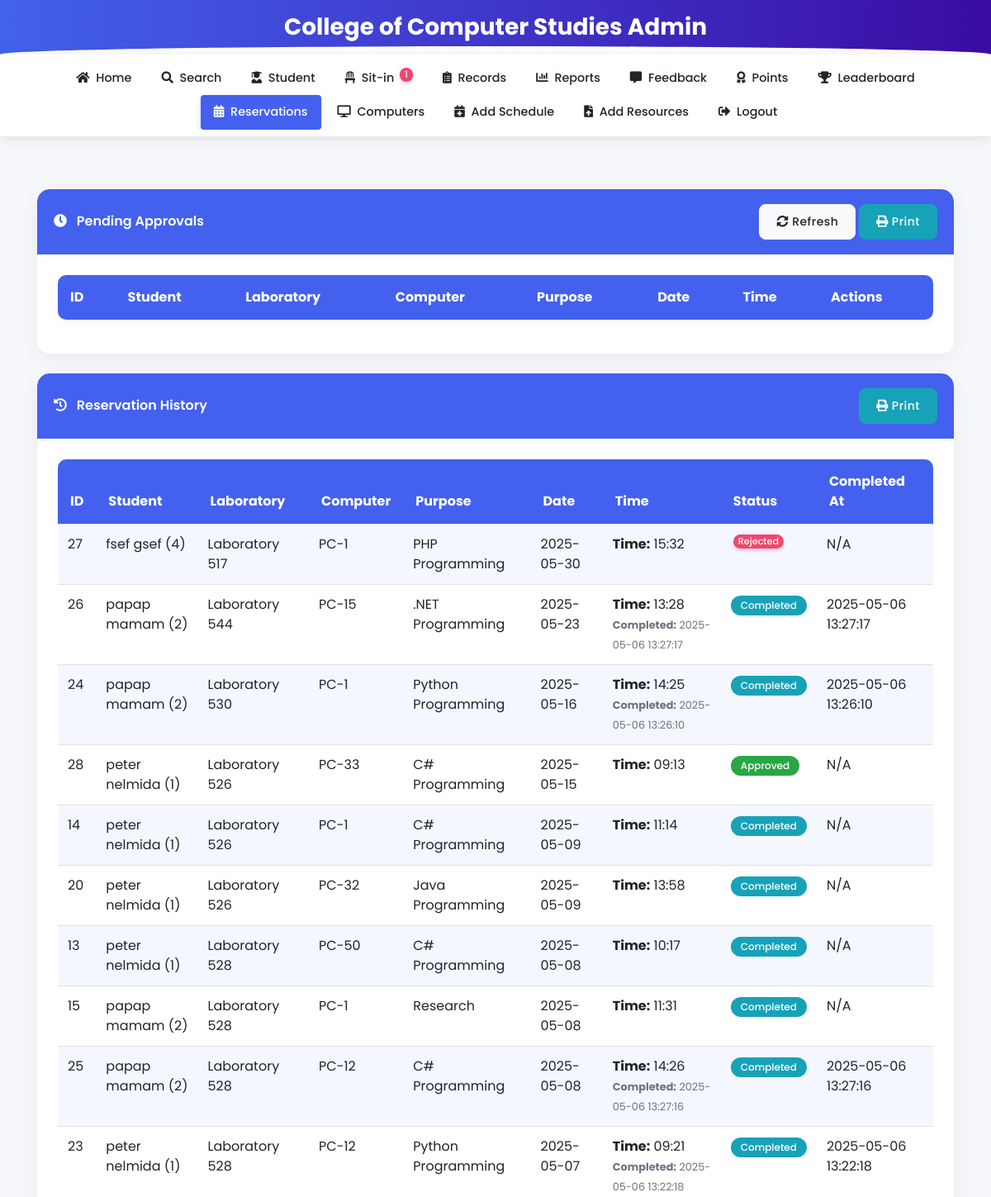
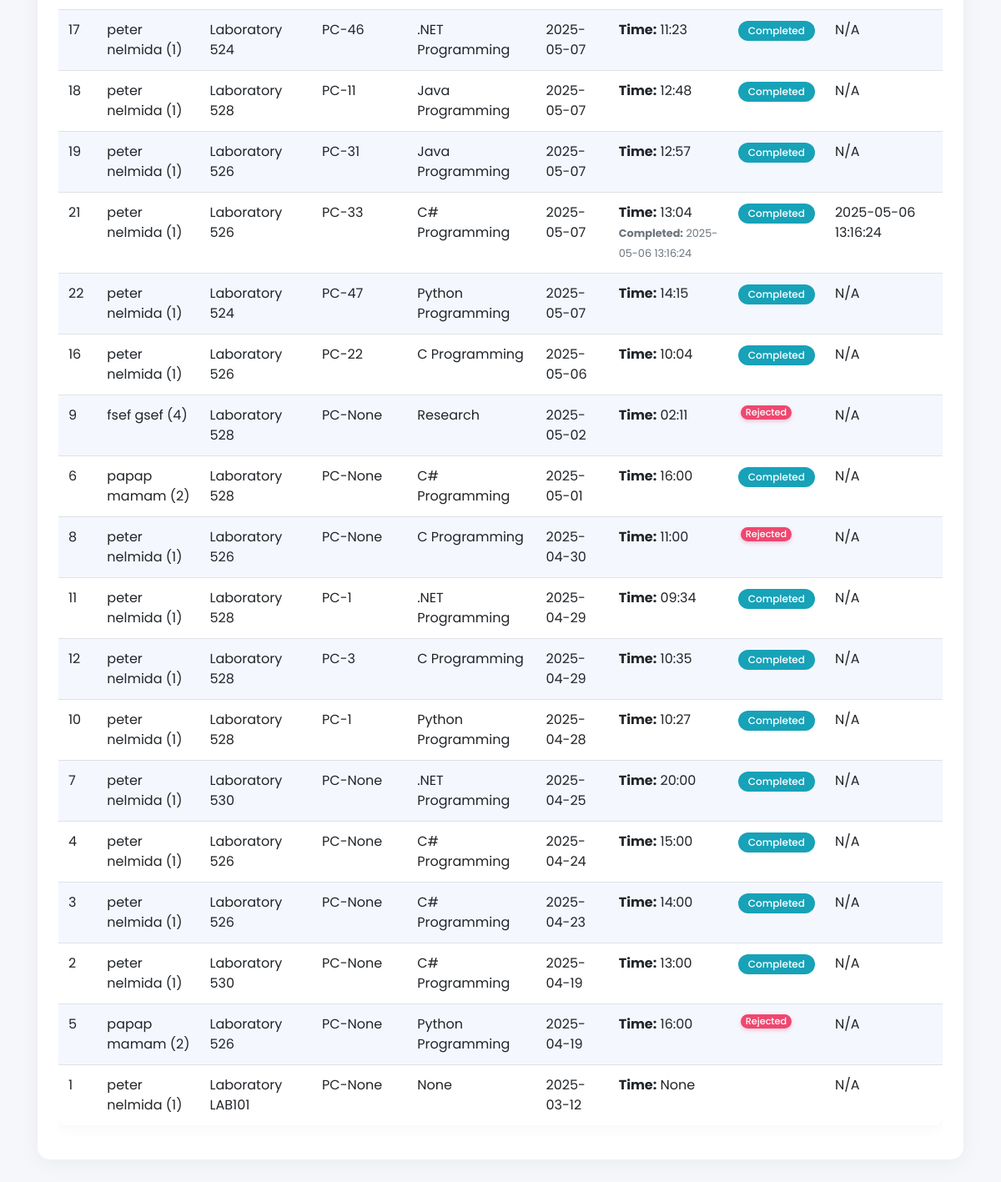
The app's page /admin_reservation (signed in) with its own data (2 pictures, top to bottom).
### tables this page shows
CREATE TABLE reservations (
                        id INTEGER PRIMARY KEY,
                        student_id TEXT,
                        laboratory_number TEXT,
                        reservation_date TEXT,
                        reservation_time TEXT,
                        purpose TEXT,
                        status TEXT,
                        created_at TEXT, computer_number INTEGER, time_out TEXT, completed_at TEXT,
                        FOREIGN KEY (student_id) REFERENCES users (idno)
                    );

CREATE TABLE users
(id INTEGER PRIMARY KEY AUTOINCREMENT,
idno varchar(50),
lastname varchar(80),
firstname varchar(80),
middlename varchar(80),
course varchar(50),
year_level varchar(50),
email varchar(60),
username varchar(80),
password varchar(90), remaining_sessions INTEGER DEFAULT 30, is_admin INTEGER DEFAULT 0, profile_image TEXT, role TEXT DEFAULT 'user', points INTEGER DEFAULT 0);

### app.py (the view)
@app.route('/admin_reservation')
def admin_reservation():
    if 'admin' not in session:
        flash('You must be logged in as admin to access this page', 'danger')
        return redirect(url_for('login'))
    try:
        conn = get_db_connection()
        cursor = conn.cursor()
        cursor.execute('SELECT COUNT(*) as count FROM sitins WHERE logout_time IS NULL')
        active_sitin_count = cursor.fetchone()['count']
        cursor.execute('''
            SELECT r.id, r.student_id, u.firstname, u.lastname, r.laboratory_number,
                   r.computer_number, r.purpose, r.reservation_date, r.reservation_time,
                   r.time_out, r.status, r.completed_at
            FROM reservations r
            JOIN users u ON r.student_id = u.idno
            ORDER BY r.reservation_date DESC, r.reservation_time ASC
        ''')
        reservations = cursor.fetchall()
        conn.close()
        return render_template('admin_reservation.html', reservations=reservations, active_sitin_count=active_sitin_count)
    except Exception as e:
        print(f"Error loading admin reservation page: {str(e)}")
        return render_template('admin_reservation.html', reservations=[], active_sitin_count=0, error=str(e))

### app.py (called while the page is built, shortened)
def get_db_connection():
    conn = sqlite3.connect('students.db', timeout=30)
    conn.execute("PRAGMA journal_mode=WAL")  # Use Write-Ahead Logging
    conn.row_factory = sqlite3.Row
    try:
        cursor = conn.cursor()
        cursor.execute("PRAGMA table_info(users)")
        columns = [column[1] for column in cursor.fetchall()]
        cursor.execute("PRAGMA table_info(sitins)")
        sitins_columns = [column[1] for column in cursor.fetchall()]
    except Exception as e:
        print(f"Error in get_db_connection: {str(e)}")
    return conn

### templates/admin_reservation.html (shortened to what this page needs)
<!DOCTYPE html>
<html lang="en">
<head>
    <link rel="stylesheet" href="https://stackpath.bootstrapcdn.com/bootstrap/4.5.2/css/bootstrap.min.css">
    <link rel="stylesheet" href="https://cdnjs.cloudflare.com/ajax/libs/font-awesome/5.15.3/css/all.min.css">
    <link rel="stylesheet" href="{{ url_for('static', filename='css/navbar.css') }}">
</head>
<body>
    <div class="header-banner">
        <div class="container text-center">
            <h3 class="font-weight-bold mb-0">College of Computer Studies Admin</h3>
        </div>
    </div>
    {% include 'admin_navbar.html' %}
    <div class="container py-5">
        <div class="card mb-4">
            <div class="card-header d-flex justify-content-between align-items-center">
                <div>
                    <i class="fas fa-clock mr-2"></i> Pending Approvals
                </div>
                <div>
                    <button class="btn btn-sm btn-light" onclick="window.location.reload()">
                        <i class="fas fa-sync-alt"></i> Refresh
                    </button>
                    <button class="btn btn-sm btn-info no-print" onclick="window.print()">
                        <i class="fas fa-print"></i> Print
                    </button>
                </div>
            </div>
            <div class="card-body">
                <div class="table-responsive">
                    <table class="table table-striped">
                        <thead>
                            <tr>
                                <th>ID</th>
                                <th>Student</th>
                                <th>Laboratory</th>
                                <th>Computer</th>
                                <th>Purpose</th>
                                <th>Date</th>
                                <th>Time</th>
                                <th>Actions</th>
                            </tr>
                        </thead>
                    </table>
                </div>
            </div>
        </div>
        <div class="card">
            <div class="card-header">
                <div class="d-flex justify-content-between align-items-center">
                    <div>
                        <i class="fas fa-history mr-2"></i> Reservation History
                    </div>
                    <div>
                        <button class="btn btn-sm btn-info no-print" onclick="window.print()">
                            <i class="fas fa-print"></i> Print
                        </button>
                    </div>
                </div>
            </div>
            <div class="card-body">
                <div class="table-responsive">
                    <table class="table table-striped">
                        <thead>
                            <tr>
                                <th>ID</th>
                                <th>Student</th>
                                <th>Laboratory</th>
                                <th>Computer</th>
                                <th>Purpose</th>
                                <th>Date</th>
                                <th>Time</th>
                                <th>Status</th>
                                <th>Completed At</th>
                            </tr>
                        </thead>
                        <tbody>
                            {% if reservations %}
                                {% for reservation in reservations %}
                                    {% if reservation.status != 'Pending' %}
                                    <tr>
                                        <td>{{ reservation.id }}</td>
                                        <td>{{ reservation.firstname }} {{ reservation.lastname }} ({{ reservation.student_id }})</td>
                                        <td>Laboratory {{ reservation.laboratory_number }}</td>
                                        <td>PC-{{ reservation.computer_number }}</td>
                                        <td>{{ reservation.purpose }}</td>
                                        <td>{{ reservation.reservation_date }}</td>
                                        <td>
                                            <strong>Time:</strong> {{ reservation.reservation_time }}<br>
                                            {% if reservation.status == 'Completed' and reservation.completed_at %}
                                            <small class="text-muted"><strong>Completed:</strong> {{ reservation.completed_at }}</small>
                                            {% endif %}
                                        </td>
                                        <td>
                                            {% if reservation.status == 'Approved' %}
                                                <span class="badge badge-pill badge-success">Approved</span>
                                            {% elif reservation.status == 'Rejected' %}
                                                <span class="badge badge-pill badge-danger">Rejected</span>
                                            {% elif reservation.status == 'Completed' %}
                                                <span class="badge badge-pill badge-info">Completed</span>
                                            {% endif %}
                                        </td>
                                        <td>{{ reservation.completed_at if reservation.completed_at else 'N/A' }}</td>
                                    </tr>
                                    {% endif %}
                                {% endfor %}
                            {% endif %}
                        </tbody>
                    </table>
                </div>
            </div>
        </div>
    </div>
</body>
</html>

### static/css/navbar.css (style rules this page uses)
.badge-pill.badge-danger { position: relative; top: -5px; margin-left: 3px; font-size: 0.7rem; padding: 3px 6px; box-shadow: 0 2px 5px rgba(239, 71, 111, 0.3); background-color: #ef476f; }

### templates/admin_reservation.html (style rules this page uses)
:root { --primary-color: #4361ee; --secondary-color: #3a0ca3; --accent-color: #4cc9f0; --light-color: #f8f9fa; --dark-color: #212529; --success-color: #2bc4a9; --warning-color: #f9c74f; --danger-color: #ef476f; }
body { font-family: 'Poppins', sans-serif; background-color: #f5f7fa; color: #495057; min-height: 100vh; }
.header-banner { background: linear-gradient(to right, var(--primary-color), var(--secondary-color)); color: white; padding: 16px 0; position: relative; overflow: hidden; }
.header-banner::after { content: ''; position: absolute; bottom: -10px; left: 0; right: 0; height: 20px; background: #fff; border-radius: 50% 50% 0 0; }
.card { border: none; border-radius: 15px; box-shadow: 0 5px 25px rgba(0,0,0,0.05); transition: all 0.3s ease; margin-bottom: 25px; overflow: hidden; }
.card-header { background: var(--primary-color); color: white; font-weight: 600; padding: 18px 20px; border-bottom: none; border-radius: 15px 15px 0 0 !important; }
.card-body { padding: 25px; }
.btn { border-radius: 8px; padding: 10px 20px; font-weight: 500; letter-spacing: 0.5px; transition: all 0.3s ease; }
.table { background-color: white; border-radius: 10px; overflow: hidden; box-shadow: 0 0 20px rgba(0, 0, 0, 0.05); }
.table thead th { background-color: var(--primary-color); color: white; border: none; padding: 15px; }
.table-striped tbody tr:nth-of-type(odd) { background-color: rgba(67, 97, 238, 0.05); }
.badge-pill { padding: 0.5em 1em; font-weight: 500; }

### records on screen
reservations: id "27", firstname "fsef", lastname "gsef", student_id "4", laboratory_number "517", computer_number "1", purpose "PHP Programming", reservation_date "2025-05-30", reservation_time "15:32", status "Rejected", completed_at "N/A"
reservations: id "26", firstname "papap", lastname "mamam", student_id "2", laboratory_number "544", computer_number "15", purpose ".NET Programming", reservation_date "2025-05-23", reservation_time "13:28", completed_at "2025-05-06 13:27:17", status "Completed"
reservations: id "24", firstname "papap", lastname "mamam", student_id "2", laboratory_number "530", computer_number "1", purpose "Python Programming", reservation_date "2025-05-16", reservation_time "14:25", completed_at "2025-05-06 13:26:10", status "Completed"
reservations: id "28", firstname "peter", lastname "nelmida", student_id "1", laboratory_number "526", computer_number "33", purpose "C# Programming", reservation_date "2025-05-15", reservation_time "09:13", status "Approved", completed_at "N/A"
reservations: id "14", firstname "peter", lastname "nelmida", student_id "1", laboratory_number "526", computer_number "1", purpose "C# Programming", reservation_date "2025-05-09", reservation_time "11:14", status "Completed", completed_at "N/A"
reservations: id "20", firstname "peter", lastname "nelmida", student_id "1", laboratory_number "526", computer_number "32", purpose "Java Programming", reservation_date "2025-05-09", reservation_time "13:58", status "Completed", completed_at "N/A"
reservations: id "13", firstname "peter", lastname "nelmida", student_id "1", laboratory_number "528", computer_number "50", purpose "C# Programming", reservation_date "2025-05-08", reservation_time "10:17", status "Completed", completed_at "N/A"
reservations: id "15", firstname "papap", lastname "mamam", student_id "2", laboratory_number "528", computer_number "1", purpose "Research", reservation_date "2025-05-08", reservation_time "11:31", status "Completed", completed_at "N/A"
reservations: id "25", firstname "papap", lastname "mamam", student_id "2", laboratory_number "528", computer_number "12", purpose "C# Programming", reservation_date "2025-05-08", reservation_time "14:26", completed_at "2025-05-06 13:27:16", status "Completed"
reservations: id "23", firstname "peter", lastname "nelmida", student_id "1", laboratory_number "528", computer_number "12", purpose "Python Programming", reservation_date "2025-05-07", reservation_time "09:21", completed_at "2025-05-06 13:22:18", status "Completed"
reservations: id "17", firstname "peter", lastname "nelmida", student_id "1", laboratory_number "524", computer_number "46", purpose ".NET Programming", reservation_date "2025-05-07", reservation_time "11:23", status "Completed", completed_at "N/A"
reservations: id "18", firstname "peter", lastname "nelmida", student_id "1", laboratory_number "528", computer_number "11", purpose "Java Programming", reservation_date "2025-05-07", reservation_time "12:48", status "Completed", completed_at "N/A"
reservations: id "19", firstname "peter", lastname "nelmida", student_id "1", laboratory_number "526", computer_number "31", purpose "Java Programming", reservation_date "2025-05-07", reservation_time "12:57", status "Completed", completed_at "N/A"
reservations: id "21", firstname "peter", lastname "nelmida", student_id "1", laboratory_number "526", computer_number "33", purpose "C# Programming", reservation_date "2025-05-07", reservation_time "13:04", completed_at "2025-05-06 13:16:24", status "Completed"
reservations: id "22", firstname "peter", lastname "nelmida", student_id "1", laboratory_number "524", computer_number "47", purpose "Python Programming", reservation_date "2025-05-07", reservation_time "14:15", status "Completed", completed_at "N/A"
reservations: id "16", firstname "peter", lastname "nelmida", student_id "1", laboratory_number "526", computer_number "22", purpose "C Programming", reservation_date "2025-05-06", reservation_time "10:04", status "Completed", completed_at "N/A"
reservations: id "9", firstname "fsef", lastname "gsef", student_id "4", laboratory_number "528", computer_number "None", purpose "Research", reservation_date "2025-05-02", reservation_time "02:11", status "Rejected", completed_at "N/A"
reservations: id "6", firstname "papap", lastname "mamam", student_id "2", laboratory_number "528", computer_number "None", purpose "C# Programming", reservation_date "2025-05-01", reservation_time "16:00", status "Completed", completed_at "N/A"
reservations: id "8", firstname "peter", lastname "nelmida", student_id "1", laboratory_number "526", computer_number "None", purpose "C Programming", reservation_date "2025-04-30", reservation_time "11:00", status "Rejected", completed_at "N/A"
reservations: id "11", firstname "peter", lastname "nelmida", student_id "1", laboratory_number "528", computer_number "1", purpose ".NET Programming", reservation_date "2025-04-29", reservation_time "09:34", status "Completed", completed_at "N/A"
reservations: id "12", firstname "peter", lastname "nelmida", student_id "1", laboratory_number "528", computer_number "3", purpose "C Programming", reservation_date "2025-04-29", reservation_time "10:35", status "Completed", completed_at "N/A"
reservations: id "10", firstname "peter", lastname "nelmida", student_id "1", laboratory_number "528", computer_number "1", purpose "Python Programming", reservation_date "2025-04-28", reservation_time "10:27", status "Completed", completed_at "N/A"
reservations: id "7", firstname "peter", lastname "nelmida", student_id "1", laboratory_number "530", computer_number "None", purpose ".NET Programming", reservation_date "2025-04-25", reservation_time "20:00", status "Completed", completed_at "N/A"
reservations: id "4", firstname "peter", lastname "nelmida", student_id "1", laboratory_number "526", computer_number "None", purpose "C# Programming", reservation_date "2025-04-24", reservation_time "15:00", status "Completed", completed_at "N/A"
reservations: id "3", firstname "peter", lastname "nelmida", student_id "1", laboratory_number "526", computer_number "None", purpose "C# Programming", reservation_date "2025-04-23", reservation_time "14:00", status "Completed", completed_at "N/A"
reservations: id "2", firstname "peter", lastname "nelmida", student_id "1", laboratory_number "530", computer_number "None", purpose "C# Programming", reservation_date "2025-04-19", reservation_time "13:00", status "Completed", completed_at "N/A"
reservations: id "5", firstname "papap", lastname "mamam", student_id "2", laboratory_number "526", computer_number "None", purpose "Python Programming", reservation_date "2025-04-19", reservation_time "16:00", status "Rejected", completed_at "N/A"
reservations: id "1", firstname "peter", lastname "nelmida", student_id "1", laboratory_number "LAB101", computer_number "None", purpose "None", reservation_date "2025-03-12", reservation_time "None", completed_at "N/A"

### other values on screen
{{ active_sitin_count }} "1"
